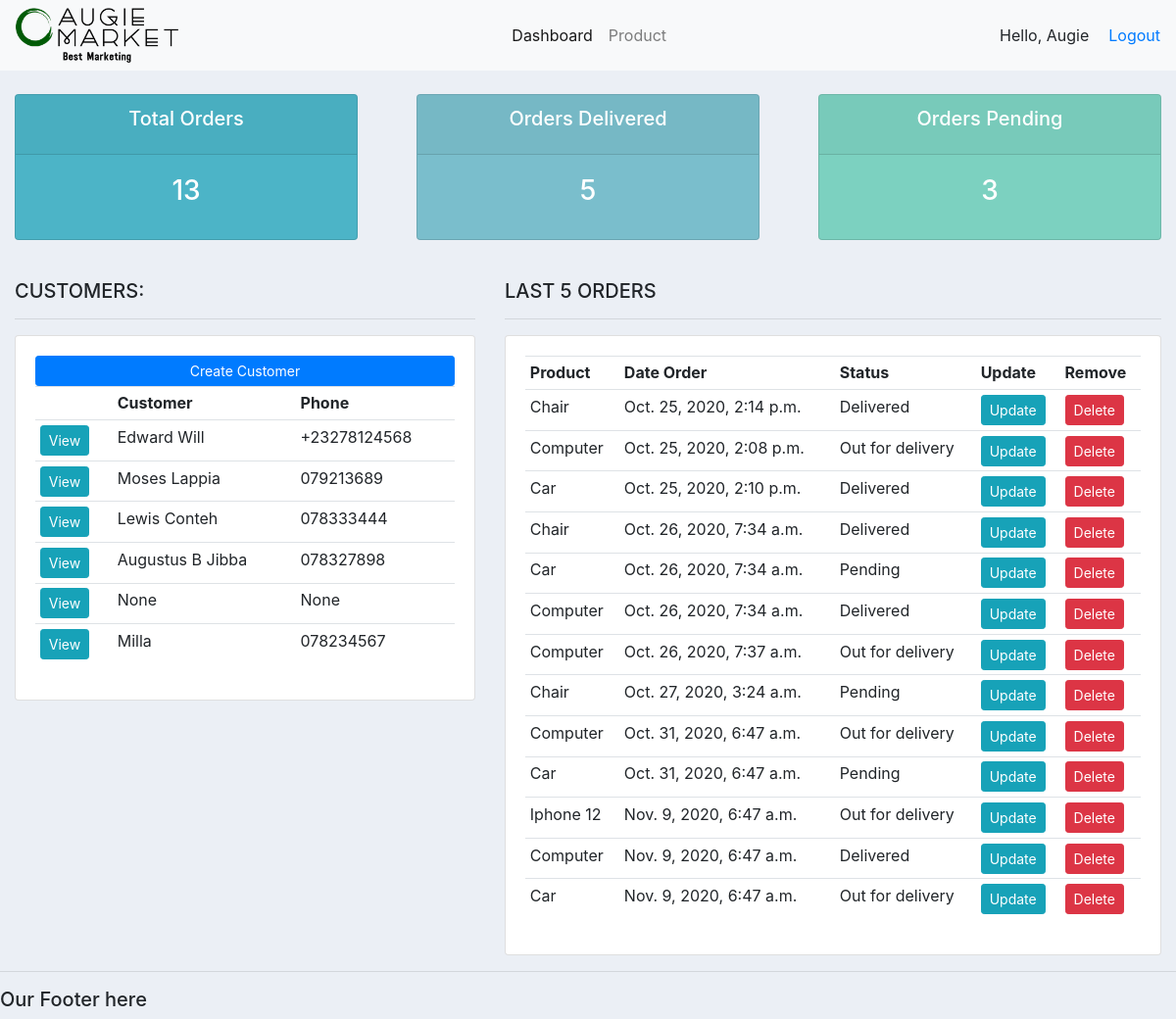
Before: / (signed in) with the older database file.
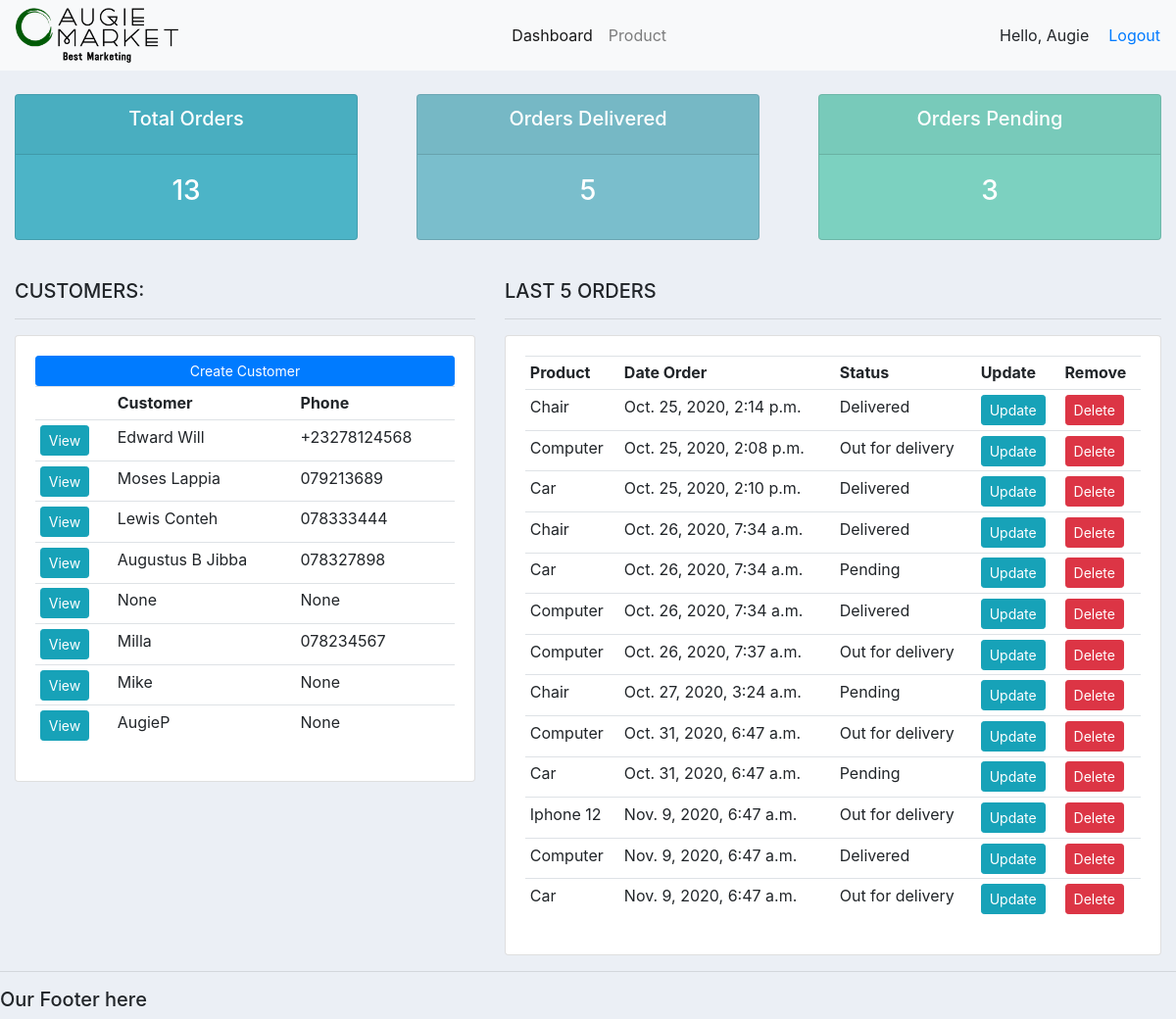
After: the same page with the newer database file.
### accounts/models.py (models this page shows, shortened)
class Customer(models.Model):
    user = models.OneToOneField(User, null=True, blank=True, on_delete=models.CASCADE)
    name = models.CharField(max_length=200, null=True)
    phone_number = models.CharField(max_length=50, null=True)
    email = models.CharField(max_length=100, null=True)
    profile_pic = models.ImageField(default= "male.png",null=True, blank=True)
    date_created = models.DateTimeField(auto_now=True, null=True)

class Order(models.Model):
    STATUS = (('Pending', 'Pending'), ('Out for delivery', 'Out for delivery'), ('Delivered', 'Delivered'))
    product = models.ForeignKey(Product, null=True,on_delete=models.SET_NULL)
    customer = models.ForeignKey(Customer, null=True,on_delete=models.SET_NULL)
    date_created = models.DateTimeField(auto_now=True, null=True)
    status = models.CharField(max_length=200, null=True, choices=STATUS)

class Product(models.Model):
    CATEGORY = (('Indoor', 'Indoor'), ('Outdoor', 'Outdoor'))
    product_name = models.CharField(max_length=200, null=True)
    price = models.FloatField(null=True)
    category = models.CharField(max_length=200, null=True, choices=CATEGORY)
    description = models.CharField(max_length=200, null=True, blank=True)
    date_created = models.DateTimeField(auto_now=True, null=True)
    tags = models.ManyToManyField(Tag)
    def __str__(self):
        return self.product_name

### accounts/decorators.py (the view)
    def wrapper_func(request, *args, **kwargs):
        group = None
        if request.user.groups.exists():
            group = request.user.groups.all()[0].name
        if group == 'customers':
            return redirect('user-page')
        if group == 'admin':
            return view_func(request, *args, **kwargs)

### accounts/views.py (called while the page is built)
@login_required(login_url='login')
@admin_only
def home(request):
    orders = Order.objects.all()
    customers = Customer.objects.all()
    total_customers = customers.count()
    total_orders = orders.count()
    delivered = orders.filter(status='Delivered').count()
    pending = orders.filter(status='Pending').count()
    context = {
        'orders': orders,
        'customers': customers,
        'total_customers': total_customers,
        'total_orders': total_orders,
        'delivered': delivered,
        'pending': pending
    }
    return render(request, 'accounts/dashboard.html', context)

### accounts/templates/accounts/dashboard.html
{% extends 'accounts/main.html' %}
{% block content %}
{% include 'accounts/status.html' %}
<br>
    <div class="container-fluid">
        <div class="row">
            <div class="col-md-5">
                <h5>CUSTOMERS:</h5>
                <hr>
                <div class="card card-body">
                    <a class="btn btn-primary btn-sm btn-block" href="">Create Customer</a>
                    <table class="table table-sm">
                        <tr>
                            <th></th>
                            <th>Customer</th>
                            <th>Phone</th>
                        </tr>
                        {% for customer in customers%}
                            <tr>
                                <td><a class="btn btn-sm btn-info" href="{% url 'customer' customer.id %}"> View </a></td>
                                <td>{{customer.name}}</td>
                                <td>{{customer.phone_number}}</td>
                            </tr>
                        {% endfor %}
                    </table>
                </div>
            </div>
            <div class="col-md-7">
                <h5>LAST 5 ORDERS</h5>
                <hr>
                <div class="card card-body">
                    <table class="table table-sm">
                        <tr>
                            <th>Product</th>
                            <th>Date Order</th>
                            <th>Status</th>
                            <th>Update</th>
                            <th>Remove</th>
                        </tr>
                        {% for order in orders %}
                            <tr>
                                <td>{{order.product}}</td>
                                <td>{{order.date_created}}</td>
                                <td>{{order.status}}</td>
                                <td><a class="btn btn-sm btn-info" href="{% url 'update_order' order.id %}">Update</a></td>
                                <td><a class="btn btn-sm btn-danger" href="{% url 'delete_order' order.id %}">Delete</a></td>
                            </tr>
                        {% endfor %}
                    </table>
                </div>
            </div>
        </div>
    </div>
{% endblock  %}

Changed rows visible on the page:
added Customer: name "Mike", phone_number "None"
added Customer: name "AugieP", phone_number "None"
